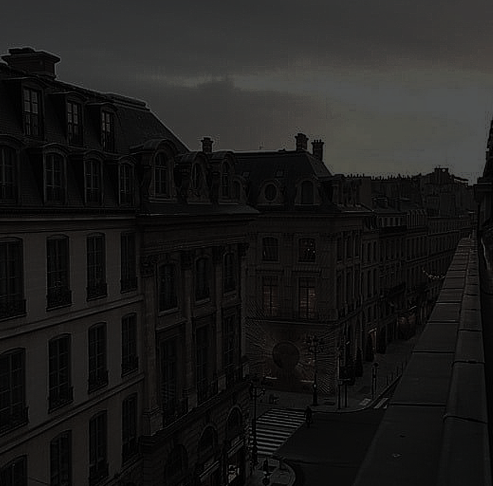
#> input picture 2022-11-08/images/dark_image.png, 493 x 486 px, found by its file name
$ python histogram6_3_3.py
#> lines starting #> are read from the running program, lines starting #| are printed output that depends on the picture; after the words box and inside, x2 and y2 are one past the last pixel; in counts of white or black regions, pixels touching at a corner belong together
# normalize

import numpy as np, cv2

def draw_histo(hist, shape=(200, 256)):
    hist_img = np.full(shape, 255, np.uint8)
    cv2.normalize(hist, hist, 0, shape[0], cv2.NORM_MINMAX) # 정규화
    print()
    gap = hist_img.shape[1] / hist.shape[0]                 # 막대 너비

    for i, h in enumerate(hist):
        x = int(round(i * gap))                             # 막대 시작 좌표
        w = int(round(gap))
        cv2.rectangle(hist_img, (x, 0, w, int(h)), 0, cv2.FILLED)
    return cv2.flip(hist_img, 0)                            # 영상 좌우, 상하 반전

image = cv2.imread("D:/github/OpenCV-Python/2022-11-08/images/dark_image.png", cv2.IMREAD_COLOR)
#> image is the input picture: shape (486, 493, 3); mean B, G, R 27.3, 28.3, 28.8

hist = cv2.calcHist([image], [0], None, [32], [0, 256])   # 히스토그램 계산
#> hist = 32 values, max 62722 at index 1, min 0 at index 11, mean 7487.4
hist_img = draw_histo(hist)                               # 히스토그램 그리기
#> the loop in draw_histo, `for i, h in enumerate(hist):` made 32 passes
#> (h, x) on passes 1 to 12: ([136.8], 0), ([200], 8), ([133.7], 16), ([57.44], 24), ([18.69], 32), ([4.54], 40), ([85.43], 48), ([49.65], 56), ([22.44], 64), ([46.25], 72), ([9.09], 80), ([0], 88)
#> after the loop in draw_histo, `for i, h in enumerate(hist):`:
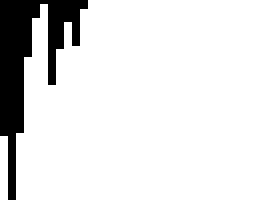
#> hist_img: shape (200, 256); 88.1% white; 1 black region, box (x1, y1, x2, y2) and area: (0, 0, 88, 200) 6072
#> in draw_histo, `return cv2.flip(hist_img, 0)`:
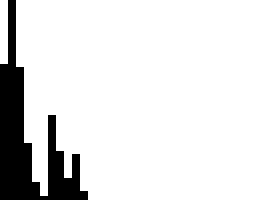
#> returned value: shape (200, 256); 88.1% white; 1 black region, box (x1, y1, x2, y2) and area: (0, 0, 88, 200) 6072

cv2.imshow("image", image)
cv2.imshow("hist_img", hist_img)
cv2.waitKey(0)
